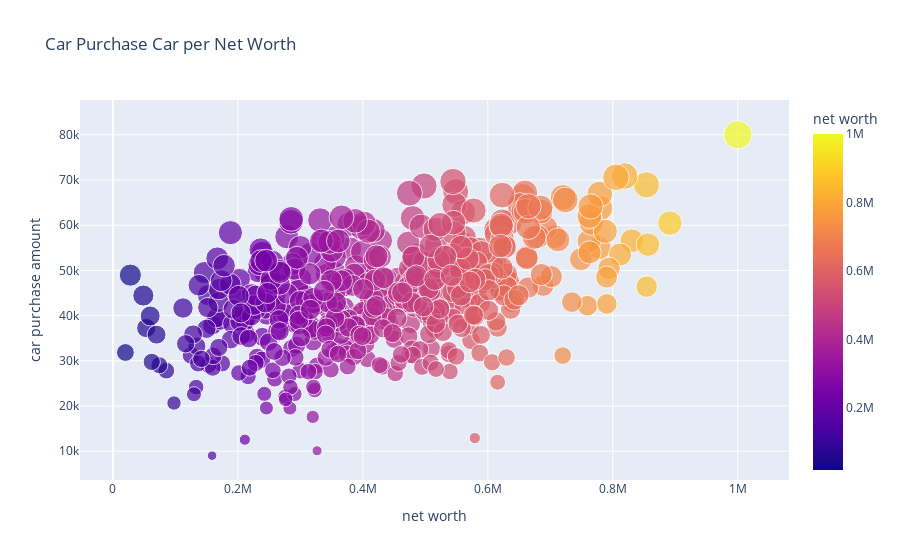

Notebook code for this chart:
### Code cell
fig = px.scatter(df, x="net worth", y="car purchase amount",size="car purchase amount",color="net worth",title="Car Purchase Car per Net Worth")
fig.show()

### Figure 1 — Plotly figure (JSON) as saved in the notebook; plotly's stock layout.template omitted (floating-point values rounded to 4 significant figures; data arrays with more than 128 entries replaced by an {"elided": "..."} marker saying what was removed)
{"data": [{"hovertemplate": "net worth=%{marker.color}<br>car purchase amount=%{marker.size}<extra></extra>", "legendgroup": "", "marker": {"color": {"elided": "500 float values"}, "coloraxis": "coloraxis", "size": {"elided": "500 float values"}, "sizemode": "area", "sizeref": 200, "symbol": "circle"}, "mode": "markers", "name": "", "orientation": "v", "showlegend": false, "type": "scatter", "x": {"elided": "500 float values"}, "xaxis": "x", "y": {"elided": "500 float values"}, "yaxis": "y"}], "layout": {"coloraxis": {"colorbar": {"title": {"text": "net worth"}}, "colorscale": [[0, "#0d0887"], [0.1111, "#46039f"], [0.2222, "#7201a8"], [0.3333, "#9c179e"], [0.4444, "#bd3786"], [0.5556, "#d8576b"], [0.6667, "#ed7953"], [0.7778, "#fb9f3a"], [0.8889, "#fdca26"], [1, "#f0f921"]]}, "legend": {"itemsizing": "constant", "tracegroupgap": 0}, "title": {"text": "Car Purchase Car per Net Worth"}, "xaxis": {"anchor": "y", "domain": [0, 1], "title": {"text": "net worth"}}, "yaxis": {"anchor": "x", "domain": [0, 1], "title": {"text": "car purchase amount"}}}}
